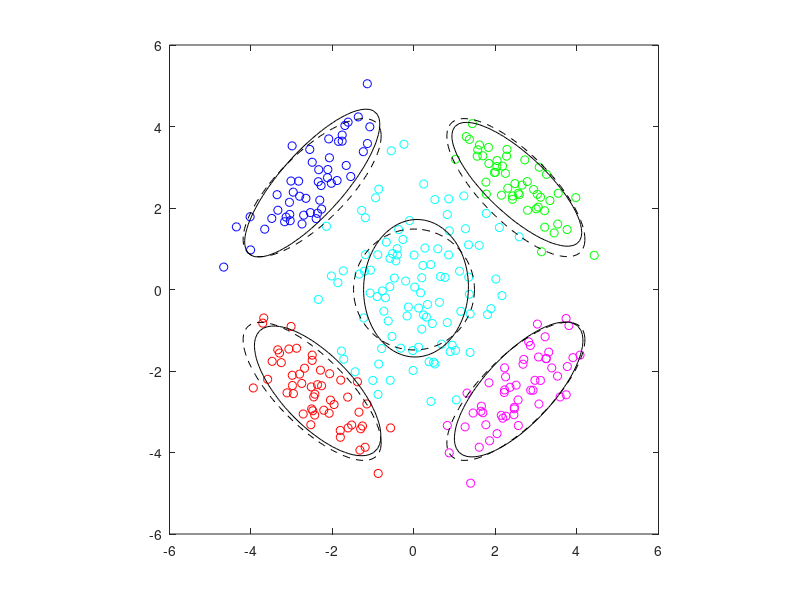

Recreate this plot in MATLAB.
clc,close all,clear all
%% Data Generation
MU1=[2.5 2.5];
SIGMA1=[0.8 -0.6
    -0.6 0.8];
MU2=[-2.5 2.5];
SIGMA2=[0.8 0.6
    0.6 0.8];
MU3=[-2.5 -2.5];
SIGMA3=[0.8 -0.6
    -0.6 0.8];
MU4=[2.5 -2.5];
SIGMA4=[0.8 0.6
    0.6 0.8];
MU5=[0 0];
SIGMA5=[1.6 0
    0 1.6];
X1 = mvnrnd(MU1,SIGMA1,50);
X2 = mvnrnd(MU2,SIGMA2,50);
X3 = mvnrnd(MU3,SIGMA3,50);
X4 = mvnrnd(MU4,SIGMA4,50);
X5 = mvnrnd(MU5,SIGMA5,100);
X=[X1;X2;X3;X4;X5];

%% Random Centroid Initialization
N=300;
K=5;
r = randperm(300,5);
centroids=zeros(5,2);
for i=1:5
    centroids(i,1)=X(r(i),1);
    centroids(i,2)=X(r(i),2);

end

D=zeros(300,5);


%% K-means Clustering for 2 times
for l=1:2
    for i=1:300
        for j=1:5
            D(i,j) = norm(X(i,:) - centroids(j,:));
        end
    end
    [minValues, minIndices] = min(D,[],2);    
    index1=find(minIndices==1);
    centroids(1,1)=mean(X(index1,1));
    centroids(1,2)=mean(X(index1,2));
    index2=find(minIndices==2);
    centroids(2,1)=mean(X(index2,1));
    centroids(2,2)=mean(X(index2,2));
    index3=find(minIndices==3);
    centroids(3,1)=mean(X(index3,1));
    centroids(3,2)=mean(X(index3,2));
    index4=find(minIndices==4);
    centroids(4,1)=mean(X(index4,1));
    centroids(4,2)=mean(X(index4,2));
    index5=find(minIndices==5);
    centroids(5,1)=mean(X(index5,1));
    centroids(5,2)=mean(X(index5,2));
end
s1=0;
s2=0;
s3=0;
s4=0;
s5=0;
for i=1:length(index1)
    s1=s1+(transpose(X(index1(i),:)-centroids(1,:))*(X(index1(i),:)-centroids(1,:)));
end
for i=1:length(index2)
    s2=s2+(transpose(X(index2(i),:)-centroids(2,:))*(X(index2(i),:)-centroids(2,:)));
end
for i=1:length(index3)
    s3=s3+(transpose(X(index3(i),:)-centroids(3,:))*(X(index3(i),:)-centroids(3,:)));
end
for i=1:length(index4)
    s4=s4+(transpose(X(index4(i),:)-centroids(4,:))*(X(index4(i),:)-centroids(4,:)));
end
for i=1:length(index5)
    s5=s5+(transpose(X(index5(i),:)-centroids(5,:))*(X(index5(i),:)-centroids(5,:)));
end
s1=s1/length(index1);
s2=s2/length(index2);
s3=s3/length(index3);
s4=s4/length(index4);
s5=s5/length(index5);

%% Expectation-Maximization Algorithm Initialization

h=0.2*ones(300,5);
sigma = cell(1,5);
sigma{1}=s1;
sigma{2}=s2;
sigma{3}=s3;
sigma{4}=s4;
sigma{5}=s5;
s = zeros(2,2);

ck=[length(index1)/300,length(index2)/300,length(index3)/300,length(index4)/300,length(index5)/300];
%% EM Algorithm
for iteration=1:100
for i=1:300
    for k=1:5
        a(k)=(1/sqrt(((2*pi)^2)*det(sigma{k})))*(exp((-1/2)*(X(i,:)-centroids(k,:))*(inv(sigma{k}))*(transpose(X(i,:)-centroids(k,:)))))*ck(k);
    end
    h(i,:)=a/sum(a);
end


centroids=transpose(transpose(transpose(h)*X)./sum(h,1));

for k=1:5
    for i=1:300
    s=s+(h(i,k)*transpose(X(i,:)-centroids(k,:))*(X(i,:)-centroids(k,:)));
    end
    sigma{k}=s./sum(h(:,k));
    s=zeros(2,2);
end

ck=sum(h,1)/300;

end


%% Finding Group Members
[maxValues, maxIndices] = max(h,[],2);    
group1=find(maxIndices==1);
group2=find(maxIndices==2);
group3=find(maxIndices==3);
group4=find(maxIndices==4);
group5=find(maxIndices==5);

%% Visualization
figure(1)
plot(X(group1,1),X(group1,2),'bo')
xlim([-6 6])
ylim([-6 6])
hold on
plot(X(group2,1),X(group2,2),'ro')
hold on
plot(X(group3,1),X(group3,2),'go')
hold on
plot(X(group4,1),X(group4,2),'mo')
hold on
plot(X(group5,1),X(group5,2),'co')


hold on

x = -6:.1:6; 
y = -6:.1:6; 
[A B] = meshgrid(x,y);
Z1 = mvnpdf([A(:) B(:)],MU1,SIGMA1); 
Z1 = reshape(Z1,size(A)); 
contour(A,B,Z1,[0.05,0.05],'k--'), axis equal 
hold on
Z2 = mvnpdf([A(:) B(:)],MU2,SIGMA2); 
Z2 = reshape(Z2,size(A)); 
contour(A,B,Z2,[0.05,0.05],'k--'), axis equal  
hold on
Z3 = mvnpdf([A(:) B(:)],MU3,SIGMA3); 
Z3 = reshape(Z3,size(A)); 
contour(A,B,Z3,[0.05,0.05],'k--'), axis equal 
hold on
Z4 = mvnpdf([A(:) B(:)],MU4,SIGMA4);
Z4 = reshape(Z4,size(A)); 
contour(A,B,Z4,[0.05,0.05],'k--'), axis equal  
hold on
Z5 = mvnpdf([A(:) B(:)],MU5,SIGMA5); 
Z5 = reshape(Z5,size(A)); 
contour(A,B,Z5,[0.05,0.05],'k--'), axis equal  
%%
ZR1 = mvnpdf([A(:) B(:)],centroids(1,:),sigma{1}); 
ZR1 = reshape(ZR1,size(A)); 
contour(A,B,ZR1,[0.05,0.05],'k'), axis equal 
hold on
ZR2 = mvnpdf([A(:) B(:)],centroids(2,:),sigma{2}); 
ZR2 = reshape(ZR2,size(A)); 
contour(A,B,ZR2,[0.05,0.05],'k'), axis equal  
hold on
ZR3 = mvnpdf([A(:) B(:)],centroids(3,:),sigma{3}); 
ZR3 = reshape(ZR3,size(A)); 
contour(A,B,ZR3,[0.05,0.05],'k'), axis equal 
hold on
ZR4 = mvnpdf([A(:) B(:)],centroids(4,:),sigma{4});
ZR4 = reshape(ZR4,size(A)); 
contour(A,B,ZR4,[0.05,0.05],'k'), axis equal  
hold on
ZR5 = mvnpdf([A(:) B(:)],centroids(5,:),sigma{5}); 
ZR5 = reshape(ZR5,size(A)); 
contour(A,B,ZR5,[0.05,0.05],'k'), axis equal  
centroids